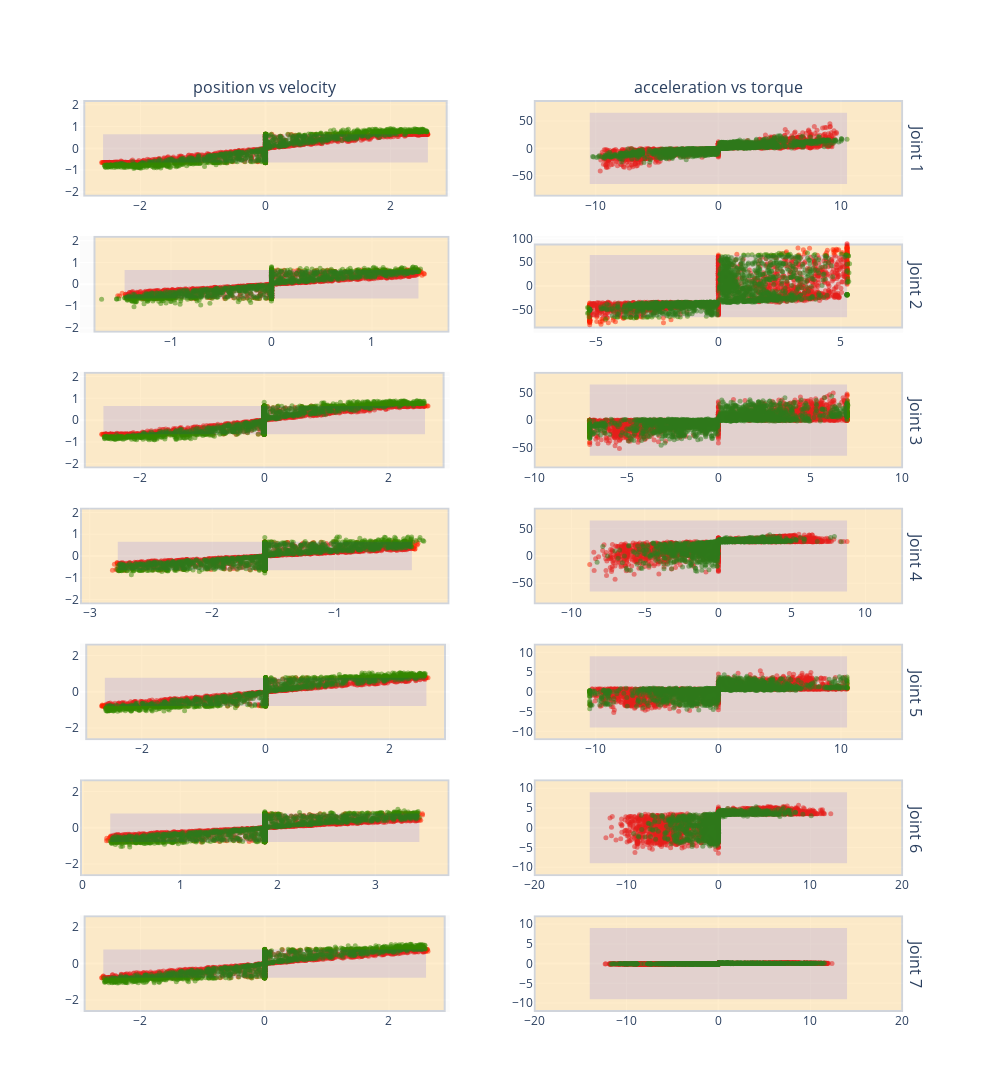

Here is the notebook cell this chart was saved with:
### Code cell
fig = make_subplots(rows=7, cols=2, column_titles=["position vs velocity", "acceleration vs torque"], row_titles=["Joint 1", "Joint 2", "Joint 3", "Joint 4", "Joint 5", "Joint 6", "Joint 7"])

for i in range(7):

        # Plot ranges
        fig.add_shape(y0=-torque_limit[i], y1=torque_limit[i],
                        x0=-acceleration_limit[i], x1=acceleration_limit[i],
                        row=i+1, col=2, line_width=2, fillcolor="orange", opacity=0.2, name ="margin")

        fig.add_shape(y0=-0.75*torque_limit[i], y1=0.75*torque_limit[i],
                        x0=-0.7*acceleration_limit[i], x1=0.7*acceleration_limit[i],
                        row=i+1, col=2, line_width=0, fillcolor="blue", opacity=0.1)

        # Plot ranges
        fig.add_shape(y0=-velocity_limit[i], y1=velocity_limit[i],
                        x0=position_limit[0, i], x1=position_limit[1, i],
                        row=i+1, col=1, line_width=2, fillcolor="orange", opacity=0.2)

        fig.add_shape(y0=-0.3*velocity_limit[i], y1=0.3*velocity_limit[i],
                        x0=position_limit[0, i]+0.3, x1=position_limit[1, i]-0.3,
                        row=i+1, col=1, line_width=0, fillcolor="blue", opacity=0.1)

        # Plot position and velocity extremums
        fig.add_trace(
        go.Scatter(x=min_position_rk[i, :], y=min_velocity_rk[i, :], mode='markers',
                marker=dict(
                color='red',
                opacity=0.5,
                size=5)),
        row=i+1, col=1 )

        fig.add_trace(
        go.Scatter(x=max_position_rk[i, :], y=max_velocity_rk[i, :], mode='markers', showlegend=False,
                marker=dict(
                color='red',
                opacity=0.5,
                size=5)),
        row=i+1, col=1 )


        fig.add_trace(
        go.Scatter(x=min_position_mpc[i, :], y=min_velocity_mpc[i, :], mode='markers', showlegend=False,
                marker=dict(
                color='green',
                opacity=0.5,
                size=5)),
        row=i+1, col=1 )

        fig.add_trace(
        go.Scatter(x=max_position_mpc[i, :], y=max_velocity_mpc[i, :], mode='markers', showlegend=False,
                marker=dict(
                color='green',
                opacity=0.5,
                size=5)),
        row=i+1, col=1 )

        # fig.add_vline(x=position_limit[0, i],
        # row=i+1, col=1, line_dash="dash", line_width=1)

        # fig.add_vline(x=position_limit[1, i],
        # row=i+1, col=1, line_dash="dash", line_width=1)

        # fig.add_hline(y=-velocity_limit[i],
        # row=i+1, col=1, line_dash="dash", line_width=1)

        # fig.add_hline(y=velocity_limit[i],
        # row=i+1, col=1, line_dash="dash", line_width=1)



        # Plot acceelartion and torque extremums
        fig.add_trace(
        go.Scatter(x=min_accel_rk[i, :], y=min_torque_rk[i, :], mode='markers', showlegend=False,
                marker=dict(
                color='red',
                opacity=0.5,
                size=5)),
        row=i+1, col=2 )

        fig.add_trace(
        go.Scatter(x=max_accel_rk[i, :], y=max_torque_rk[i, :], mode='markers', showlegend=False,
                marker=dict(
                color='red',
                opacity=0.5,
                size=5)),
        row=i+1, col=2 )


        fig.add_trace(
        go.Scatter(x=min_accel_mpc[i, :], y=min_torque_mpc[i, :], mode='markers', showlegend=False,
                marker=dict(
                color='green',
                opacity=0.5,
                size=5)),
        row=i+1, col=2 )

        fig.add_trace(
        go.Scatter(x=max_accel_mpc[i, :], y=max_torque_mpc[i, :], mode='markers', showlegend=False,
                marker=dict(
                color='green',
                opacity=0.5,
                size=5)),
        row=i+1, col=2 )



        


    
fig.update_layout(
    height=1500,
    width=1000,
    plot_bgcolor='rgba(250,250,250, 0.7)')
fig.update(layout_showlegend=False)
fig.show()

### Figure 1 — Plotly figure (JSON) as saved in the notebook; plotly's stock layout.template omitted (floating-point values rounded to 4 significant figures; data arrays with more than 128 entries replaced by an {"elided": "..."} marker saying what was removed)
{"data": [{"marker": {"color": "red", "opacity": 0.5, "size": 5}, "mode": "markers", "type": "scatter", "x": {"elided": "1000 float values"}, "xaxis": "x", "y": {"elided": "1000 float values"}, "yaxis": "y"}, {"marker": {"color": "red", "opacity": 0.5, "size": 5}, "mode": "markers", "showlegend": false, "type": "scatter", "x": {"elided": "1000 float values"}, "xaxis": "x", "y": {"elided": "1000 float values"}, "yaxis": "y"}, {"marker": {"color": "green", "opacity": 0.5, "size": 5}, "mode": "markers", "showlegend": false, "type": "scatter", "x": {"elided": "1000 float values"}, "xaxis": "x", "y": {"elided": "1000 float values"}, "yaxis": "y"}, {"marker": {"color": "green", "opacity": 0.5, "size": 5}, "mode": "markers", "showlegend": false, "type": "scatter", "x": {"elided": "1000 float values"}, "xaxis": "x", "y": {"elided": "1000 float values"}, "yaxis": "y"}, {"marker": {"color": "red", "opacity": 0.5, "size": 5}, "mode": "markers", "showlegend": false, "type": "scatter", "x": {"elided": "1000 float values"}, "xaxis": "x2", "y": {"elided": "1000 float values"}, "yaxis": "y2"}, {"marker": {"color": "red", "opacity": 0.5, "size": 5}, "mode": "markers", "showlegend": false, "type": "scatter", "x": {"elided": "1000 float values"}, "xaxis": "x2", "y": {"elided": "1000 float values"}, "yaxis": "y2"}, {"marker": {"color": "green", "opacity": 0.5, "size": 5}, "mode": "markers", "showlegend": false, "type": "scatter", "x": {"elided": "1000 float values"}, "xaxis": "x2", "y": {"elided": "1000 float values"}, "yaxis": "y2"}, {"marker": {"color": "green", "opacity": 0.5, "size": 5}, "mode": "markers", "showlegend": false, "type": "scatter", "x": {"elided": "1000 float values"}, "xaxis": "x2", "y": {"elided": "1000 float values"}, "yaxis": "y2"}, {"marker": {"color": "red", "opacity": 0.5, "size": 5}, "mode": "markers", "type": "scatter", "x": {"elided": "1000 float values"}, "xaxis": "x3", "y": {"elided": "1000 float values"}, "yaxis": "y3"}, {"marker": {"color": "red", "opacity": 0.5, "size": 5}, "mode": "markers", "showlegend": false, "type": "scatter", "x": {"elided": "1000 float values"}, "xaxis": "x3", "y": {"elided": "1000 float values"}, "yaxis": "y3"}, {"marker": {"color": "green", "opacity": 0.5, "size": 5}, "mode": "markers", "showlegend": false, "type": "scatter", "x": {"elided": "1000 float values"}, "xaxis": "x3", "y": {"elided": "1000 float values"}, "yaxis": "y3"}, {"marker": {"color": "green", "opacity": 0.5, "size": 5}, "mode": "markers", "showlegend": false, "type": "scatter", "x": {"elided": "1000 float values"}, "xaxis": "x3", "y": {"elided": "1000 float values"}, "yaxis": "y3"}, {"marker": {"color": "red", "opacity": 0.5, "size": 5}, "mode": "markers", "showlegend": false, "type": "scatter", "x": {"elided": "1000 float values"}, "xaxis": "x4", "y": {"elided": "1000 float values"}, "yaxis": "y4"}, {"marker": {"color": "red", "opacity": 0.5, "size": 5}, "mode": "markers", "showlegend": false, "type": "scatter", "x": {"elided": "1000 float values"}, "xaxis": "x4", "y": {"elided": "1000 float values"}, "yaxis": "y4"}, {"marker": {"color": "green", "opacity": 0.5, "size": 5}, "mode": "markers", "showlegend": false, "type": "scatter", "x": {"elided": "1000 float values"}, "xaxis": "x4", "y": {"elided": "1000 float values"}, "yaxis": "y4"}, {"marker": {"color": "green", "opacity": 0.5, "size": 5}, "mode": "markers", "showlegend": false, "type": "scatter", "x": {"elided": "1000 float values"}, "xaxis": "x4", "y": {"elided": "1000 float values"}, "yaxis": "y4"}, {"marker": {"color": "red", "opacity": 0.5, "size": 5}, "mode": "markers", "type": "scatter", "x": {"elided": "1000 float values"}, "xaxis": "x5", "y": {"elided": "1000 float values"}, "yaxis": "y5"}, {"marker": {"color": "red", "opacity": 0.5, "size": 5}, "mode": "markers", "showlegend": false, "type": "scatter", "x": {"elided": "1000 float values"}, "xaxis": "x5", "y": {"elided": "1000 float values"}, "yaxis": "y5"}, {"marker": {"color": "green", "opacity": 0.5, "size": 5}, "mode": "markers", "showlegend": false, "type": "scatter", "x": {"elided": "1000 float values"}, "xaxis": "x5", "y": {"elided": "1000 float values"}, "yaxis": "y5"}, {"marker": {"color": "green", "opacity": 0.5, "size": 5}, "mode": "markers", "showlegend": false, "type": "scatter", "x": {"elided": "1000 float values"}, "xaxis": "x5", "y": {"elided": "1000 float values"}, "yaxis": "y5"}, {"marker": {"color": "red", "opacity": 0.5, "size": 5}, "mode": "markers", "showlegend": false, "type": "scatter", "x": {"elided": "1000 float values"}, "xaxis": "x6", "y": {"elided": "1000 float values"}, "yaxis": "y6"}, {"marker": {"color": "red", "opacity": 0.5, "size": 5}, "mode": "markers", "showlegend": false, "type": "scatter", "x": {"elided": "1000 float values"}, "xaxis": "x6", "y": {"elided": "1000 float values"}, "yaxis": "y6"}, {"marker": {"color": "green", "opacity": 0.5, "size": 5}, "mode": "markers", "showlegend": false, "type": "scatter", "x": {"elided": "1000 float values"}, "xaxis": "x6", "y": {"elided": "1000 float values"}, "yaxis": "y6"}, {"marker": {"color": "green", "opacity": 0.5, "size": 5}, "mode": "markers", "showlegend": false, "type": "scatter", "x": {"elided": "1000 float values"}, "xaxis": "x6", "y": {"elided": "1000 float values"}, "yaxis": "y6"}, {"marker": {"color": "red", "opacity": 0.5, "size": 5}, "mode": "markers", "type": "scatter", "x": {"elided": "1000 float values"}, "xaxis": "x7", "y": {"elided": "1000 float values"}, "yaxis": "y7"}, {"marker": {"color": "red", "opacity": 0.5, "size": 5}, "mode": "markers", "showlegend": false, "type": "scatter", "x": {"elided": "1000 float values"}, "xaxis": "x7", "y": {"elided": "1000 float values"}, "yaxis": "y7"}, {"marker": {"color": "green", "opacity": 0.5, "size": 5}, "mode": "markers", "showlegend": false, "type": "scatter", "x": {"elided": "1000 float values"}, "xaxis": "x7", "y": {"elided": "1000 float values"}, "yaxis": "y7"}, {"marker": {"color": "green", "opacity": 0.5, "size": 5}, "mode": "markers", "showlegend": false, "type": "scatter", "x": {"elided": "1000 float values"}, "xaxis": "x7", "y": {"elided": "1000 float values"}, "yaxis": "y7"}, {"marker": {"color": "red", "opacity": 0.5, "size": 5}, "mode": "markers", "showlegend": false, "type": "scatter", "x": {"elided": "1000 float values"}, "xaxis": "x8", "y": {"elided": "1000 float values"}, "yaxis": "y8"}, {"marker": {"color": "red", "opacity": 0.5, "size": 5}, "mode": "markers", "showlegend": false, "type": "scatter", "x": {"elided": "1000 float values"}, "xaxis": "x8", "y": {"elided": "1000 float values"}, "yaxis": "y8"}, {"marker": {"color": "green", "opacity": 0.5, "size": 5}, "mode": "markers", "showlegend": false, "type": "scatter", "x": {"elided": "1000 float values"}, "xaxis": "x8", "y": {"elided": "1000 float values"}, "yaxis": "y8"}, {"marker": {"color": "green", "opacity": 0.5, "size": 5}, "mode": "markers", "showlegend": false, "type": "scatter", "x": {"elided": "1000 float values"}, "xaxis": "x8", "y": {"elided": "1000 float values"}, "yaxis": "y8"}, {"marker": {"color": "red", "opacity": 0.5, "size": 5}, "mode": "markers", "type": "scatter", "x": {"elided": "1000 float values"}, "xaxis": "x9", "y": {"elided": "1000 float values"}, "yaxis": "y9"}, {"marker": {"color": "red", "opacity": 0.5, "size": 5}, "mode": "markers", "showlegend": false, "type": "scatter", "x": {"elided": "1000 float values"}, "xaxis": "x9", "y": {"elided": "1000 float values"}, "yaxis": "y9"}, {"marker": {"color": "green", "opacity": 0.5, "size": 5}, "mode": "markers", "showlegend": false, "type": "scatter", "x": {"elided": "1000 float values"}, "xaxis": "x9", "y": {"elided": "1000 float values"}, "yaxis": "y9"}, {"marker": {"color": "green", "opacity": 0.5, "size": 5}, "mode": "markers", "showlegend": false, "type": "scatter", "x": {"elided": "1000 float values"}, "xaxis": "x9", "y": {"elided": "1000 float values"}, "yaxis": "y9"}, {"marker": {"color": "red", "opacity": 0.5, "size": 5}, "mode": "markers", "showlegend": false, "type": "scatter", "x": {"elided": "1000 float values"}, "xaxis": "x10", "y": {"elided": "1000 float values"}, "yaxis": "y10"}, {"marker": {"color": "red", "opacity": 0.5, "size": 5}, "mode": "markers", "showlegend": false, "type": "scatter", "x": {"elided": "1000 float values"}, "xaxis": "x10", "y": {"elided": "1000 float values"}, "yaxis": "y10"}, {"marker": {"color": "green", "opacity": 0.5, "size": 5}, "mode": "markers", "showlegend": false, "type": "scatter", "x": {"elided": "1000 float values"}, "xaxis": "x10", "y": {"elided": "1000 float values"}, "yaxis": "y10"}, {"marker": {"color": "green", "opacity": 0.5, "size": 5}, "mode": "markers", "showlegend": false, "type": "scatter", "x": {"elided": "1000 float values"}, "xaxis": "x10", "y": {"elided": "1000 float values"}, "yaxis": "y10"}, {"marker": {"color": "red", "opacity": 0.5, "size": 5}, "mode": "markers", "type": "scatter", "x": {"elided": "1000 float values"}, "xaxis": "x11", "y": {"elided": "1000 float values"}, "yaxis": "y11"}, {"marker": {"color": "red", "opacity": 0.5, "size": 5}, "mode": "markers", "showlegend": false, "type": "scatter", "x": {"elided": "1000 float values"}, "xaxis": "x11", "y": {"elided": "1000 float values"}, "yaxis": "y11"}, {"marker": {"color": "green", "opacity": 0.5, "size": 5}, "mode": "markers", "showlegend": false, "type": "scatter", "x": {"elided": "1000 float values"}, "xaxis": "x11", "y": {"elided": "1000 float values"}, "yaxis": "y11"}, {"marker": {"color": "green", "opacity": 0.5, "size": 5}, "mode": "markers", "showlegend": false, "type": "scatter", "x": {"elided": "1000 float values"}, "xaxis": "x11", "y": {"elided": "1000 float values"}, "yaxis": "y11"}, {"marker": {"color": "red", "opacity": 0.5, "size": 5}, "mode": "markers", "showlegend": false, "type": "scatter", "x": {"elided": "1000 float values"}, "xaxis": "x12", "y": {"elided": "1000 float values"}, "yaxis": "y12"}, {"marker": {"color": "red", "opacity": 0.5, "size": 5}, "mode": "markers", "showlegend": false, "type": "scatter", "x": {"elided": "1000 float values"}, "xaxis": "x12", "y": {"elided": "1000 float values"}, "yaxis": "y12"}, {"marker": {"color": "green", "opacity": 0.5, "size": 5}, "mode": "markers", "showlegend": false, "type": "scatter", "x": {"elided": "1000 float values"}, "xaxis": "x12", "y": {"elided": "1000 float values"}, "yaxis": "y12"}, {"marker": {"color": "green", "opacity": 0.5, "size": 5}, "mode": "markers", "showlegend": false, "type": "scatter", "x": {"elided": "1000 float values"}, "xaxis": "x12", "y": {"elided": "1000 float values"}, "yaxis": "y12"}, {"marker": {"color": "red", "opacity": 0.5, "size": 5}, "mode": "markers", "type": "scatter", "x": {"elided": "1000 float values"}, "xaxis": "x13", "y": {"elided": "1000 float values"}, "yaxis": "y13"}, {"marker": {"color": "red", "opacity": 0.5, "size": 5}, "mode": "markers", "showlegend": false, "type": "scatter", "x": {"elided": "1000 float values"}, "xaxis": "x13", "y": {"elided": "1000 float values"}, "yaxis": "y13"}, {"marker": {"color": "green", "opacity": 0.5, "size": 5}, "mode": "markers", "showlegend": false, "type": "scatter", "x": {"elided": "1000 float values"}, "xaxis": "x13", "y": {"elided": "1000 float values"}, "yaxis": "y13"}, {"marker": {"color": "green", "opacity": 0.5, "size": 5}, "mode": "markers", "showlegend": false, "type": "scatter", "x": {"elided": "1000 float values"}, "xaxis": "x13", "y": {"elided": "1000 float values"}, "yaxis": "y13"}, {"marker": {"color": "red", "opacity": 0.5, "size": 5}, "mode": "markers", "showlegend": false, "type": "scatter", "x": {"elided": "1000 float values"}, "xaxis": "x14", "y": {"elided": "1000 float values"}, "yaxis": "y14"}, {"marker": {"color": "red", "opacity": 0.5, "size": 5}, "mode": "markers", "showlegend": false, "type": "scatter", "x": {"elided": "1000 float values"}, "xaxis": "x14", "y": {"elided": "1000 float values"}, "yaxis": "y14"}, {"marker": {"color": "green", "opacity": 0.5, "size": 5}, "mode": "markers", "showlegend": false, "type": "scatter", "x": {"elided": "1000 float values"}, "xaxis": "x14", "y": {"elided": "1000 float values"}, "yaxis": "y14"}, {"marker": {"color": "green", "opacity": 0.5, "size": 5}, "mode": "markers", "showlegend": false, "type": "scatter", "x": {"elided": "1000 float values"}, "xaxis": "x14", "y": {"elided": "1000 float values"}, "yaxis": "y14"}], "layout": {"annotations": [{"font": {"size": 16}, "showarrow": false, "text": "position vs velocity", "x": 0.22, "xanchor": "center", "xref": "paper", "y": 1, "yanchor": "bottom", "yref": "paper"}, {"font": {"size": 16}, "showarrow": false, "text": "acceleration vs torque", "x": 0.76, "xanchor": "center", "xref": "paper", "y": 1, "yanchor": "bottom", "yref": "paper"}, {"font": {"size": 16}, "showarrow": false, "text": "Joint 1", "textangle": 90, "x": 0.98, "xanchor": "left", "xref": "paper", "y": 0.9469, "yanchor": "middle", "yref": "paper"}, {"font": {"size": 16}, "showarrow": false, "text": "Joint 2", "textangle": 90, "x": 0.98, "xanchor": "left", "xref": "paper", "y": 0.798, "yanchor": "middle", "yref": "paper"}, {"font": {"size": 16}, "showarrow": false, "text": "Joint 3", "textangle": 90, "x": 0.98, "xanchor": "left", "xref": "paper", "y": 0.649, "yanchor": "middle", "yref": "paper"}, {"font": {"size": 16}, "showarrow": false, "text": "Joint 4", "textangle": 90, "x": 0.98, "xanchor": "left", "xref": "paper", "y": 0.5, "yanchor": "middle", "yref": "paper"}, {"font": {"size": 16}, "showarrow": false, "text": "Joint 5", "textangle": 90, "x": 0.98, "xanchor": "left", "xref": "paper", "y": 0.351, "yanchor": "middle", "yref": "paper"}, {"font": {"size": 16}, "showarrow": false, "text": "Joint 6", "textangle": 90, "x": 0.98, "xanchor": "left", "xref": "paper", "y": 0.202, "yanchor": "middle", "yref": "paper"}, {"font": {"size": 16}, "showarrow": false, "text": "Joint 7", "textangle": 90, "x": 0.98, "xanchor": "left", "xref": "paper", "y": 0.05306, "yanchor": "middle", "yref": "paper"}], "height": 1500, "plot_bgcolor": "rgba(250,250,250, 0.7)", "shapes": [{"fillcolor": "orange", "line": {"width": 2}, "name": "margin", "opacity": 0.2, "x0": -15, "x1": 15, "xref": "x2", "y0": -87, "y1": 87, "yref": "y2"}, {"fillcolor": "blue", "line": {"width": 0}, "opacity": 0.1, "x0": -10.5, "x1": 10.5, "xref": "x2", "y0": -65.25, "y1": 65.25, "yref": "y2"}, {"fillcolor": "orange", "line": {"width": 2}, "opacity": 0.2, "x0": -2.897, "x1": 2.897, "xref": "x", "y0": -2.175, "y1": 2.175, "yref": "y"}, {"fillcolor": "blue", "line": {"width": 0}, "opacity": 0.1, "x0": -2.597, "x1": 2.597, "xref": "x", "y0": -0.6525, "y1": 0.6525, "yref": "y"}, {"fillcolor": "orange", "line": {"width": 2}, "name": "margin", "opacity": 0.2, "x0": -7.5, "x1": 7.5, "xref": "x4", "y0": -87, "y1": 87, "yref": "y4"}, {"fillcolor": "blue", "line": {"width": 0}, "opacity": 0.1, "x0": -5.25, "x1": 5.25, "xref": "x4", "y0": -65.25, "y1": 65.25, "yref": "y4"}, {"fillcolor": "orange", "line": {"width": 2}, "opacity": 0.2, "x0": -1.763, "x1": 1.763, "xref": "x3", "y0": -2.175, "y1": 2.175, "yref": "y3"}, {"fillcolor": "blue", "line": {"width": 0}, "opacity": 0.1, "x0": -1.463, "x1": 1.463, "xref": "x3", "y0": -0.6525, "y1": 0.6525, "yref": "y3"}, {"fillcolor": "orange", "line": {"width": 2}, "name": "margin", "opacity": 0.2, "x0": -10, "x1": 10, "xref": "x6", "y0": -87, "y1": 87, "yref": "y6"}, {"fillcolor": "blue", "line": {"width": 0}, "opacity": 0.1, "x0": -7, "x1": 7, "xref": "x6", "y0": -65.25, "y1": 65.25, "yref": "y6"}, {"fillcolor": "orange", "line": {"width": 2}, "opacity": 0.2, "x0": -2.897, "x1": 2.897, "xref": "x5", "y0": -2.175, "y1": 2.175, "yref": "y5"}, {"fillcolor": "blue", "line": {"width": 0}, "opacity": 0.1, "x0": -2.597, "x1": 2.597, "xref": "x5", "y0": -0.6525, "y1": 0.6525, "yref": "y5"}, {"fillcolor": "orange", "line": {"width": 2}, "name": "margin", "opacity": 0.2, "x0": -12.5, "x1": 12.5, "xref": "x8", "y0": -87, "y1": 87, "yref": "y8"}, {"fillcolor": "blue", "line": {"width": 0}, "opacity": 0.1, "x0": -8.75, "x1": 8.75, "xref": "x8", "y0": -65.25, "y1": 65.25, "yref": "y8"}, {"fillcolor": "orange", "line": {"width": 2}, "opacity": 0.2, "x0": -3.072, "x1": -0.0698, "xref": "x7", "y0": -2.175, "y1": 2.175, "yref": "y7"}, {"fillcolor": "blue", "line": {"width": 0}, "opacity": 0.1, "x0": -2.772, "x1": -0.3698, "xref": "x7", "y0": -0.6525, "y1": 0.6525, "yref": "y7"}, {"fillcolor": "orange", "line": {"width": 2}, "name": "margin", "opacity": 0.2, "x0": -15, "x1": 15, "xref": "x10", "y0": -12, "y1": 12, "yref": "y10"}, {"fillcolor": "blue", "line": {"width": 0}, "opacity": 0.1, "x0": -10.5, "x1": 10.5, "xref": "x10", "y0": -9, "y1": 9, "yref": "y10"}, {"fillcolor": "orange", "line": {"width": 2}, "opacity": 0.2, "x0": -2.897, "x1": 2.897, "xref": "x9", "y0": -2.61, "y1": 2.61, "yref": "y9"}, {"fillcolor": "blue", "line": {"width": 0}, "opacity": 0.1, "x0": -2.597, "x1": 2.597, "xref": "x9", "y0": -0.783, "y1": 0.783, "yref": "y9"}, {"fillcolor": "orange", "line": {"width": 2}, "name": "margin", "opacity": 0.2, "x0": -20, "x1": 20, "xref": "x12", "y0": -12, "y1": 12, "yref": "y12"}, {"fillcolor": "blue", "line": {"width": 0}, "opacity": 0.1, "x0": -14, "x1": 14, "xref": "x12", "y0": -9, "y1": 9, "yref": "y12"}, {"fillcolor": "orange", "line": {"width": 2}, "opacity": 0.2, "x0": -0.0175, "x1": 3.752, "xref": "x11", "y0": -2.61, "y1": 2.61, "yref": "y11"}, {"fillcolor": "blue", "line": {"width": 0}, "opacity": 0.1, "x0": 0.2825, "x1": 3.453, "xref": "x11", "y0": -0.783, "y1": 0.783, "yref": "y11"}, {"fillcolor": "orange", "line": {"width": 2}, "name": "margin", "opacity": 0.2, "x0": -20, "x1": 20, "xref": "x14", "y0": -12, "y1": 12, "yref": "y14"}, {"fillcolor": "blue", "line": {"width": 0}, "opacity": 0.1, "x0": -14, "x1": 14, "xref": "x14", "y0": -9, "y1": 9, "yref": "y14"}, {"fillcolor": "orange", "line": {"width": 2}, "opacity": 0.2, "x0": -2.897, "x1": 2.897, "xref": "x13", "y0": -2.61, "y1": 2.61, "yref": "y13"}, {"fillcolor": "blue", "line": {"width": 0}, "opacity": 0.1, "x0": -2.597, "x1": 2.597, "xref": "x13", "y0": -0.783, "y1": 0.783, "yref": "y13"}], "showlegend": false, "width": 1000, "xaxis": {"anchor": "y", "domain": [0, 0.44]}, "xaxis10": {"anchor": "y10", "domain": [0.54, 0.98]}, "xaxis11": {"anchor": "y11", "domain": [0, 0.44]}, "xaxis12": {"anchor": "y12", "domain": [0.54, 0.98]}, "xaxis13": {"anchor": "y13", "domain": [0, 0.44]}, "xaxis14": {"anchor": "y14", "domain": [0.54, 0.98]}, "xaxis2": {"anchor": "y2", "domain": [0.54, 0.98]}, "xaxis3": {"anchor": "y3", "domain": [0, 0.44]}, "xaxis4": {"anchor": "y4", "domain": [0.54, 0.98]}, "xaxis5": {"anchor": "y5", "domain": [0, 0.44]}, "xaxis6": {"anchor": "y6", "domain": [0.54, 0.98]}, "xaxis7": {"anchor": "y7", "domain": [0, 0.44]}, "xaxis8": {"anchor": "y8", "domain": [0.54, 0.98]}, "xaxis9": {"anchor": "y9", "domain": [0, 0.44]}, "yaxis": {"anchor": "x", "domain": [0.8939, 1]}, "yaxis10": {"anchor": "x10", "domain": [0.298, 0.4041]}, "yaxis11": {"anchor": "x11", "domain": [0.149, 0.2551]}, "yaxis12": {"anchor": "x12", "domain": [0.149, 0.2551]}, "yaxis13": {"anchor": "x13", "domain": [0, 0.1061]}, "yaxis14": {"anchor": "x14", "domain": [0, 0.1061]}, "yaxis2": {"anchor": "x2", "domain": [0.8939, 1]}, "yaxis3": {"anchor": "x3", "domain": [0.7449, 0.851]}, "yaxis4": {"anchor": "x4", "domain": [0.7449, 0.851]}, "yaxis5": {"anchor": "x5", "domain": [0.5959, 0.702]}, "yaxis6": {"anchor": "x6", "domain": [0.5959, 0.702]}, "yaxis7": {"anchor": "x7", "domain": [0.4469, 0.5531]}, "yaxis8": {"anchor": "x8", "domain": [0.4469, 0.5531]}, "yaxis9": {"anchor": "x9", "domain": [0.298, 0.4041]}}}
